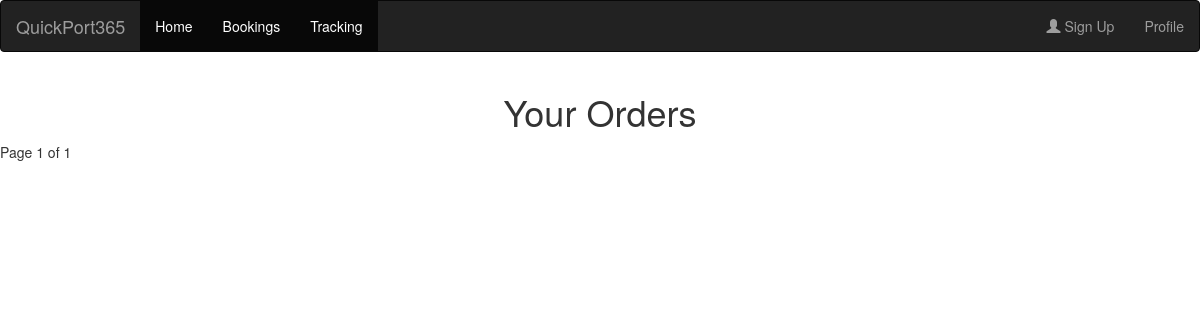
The app's page /book/?page=2 (signed in), older data.
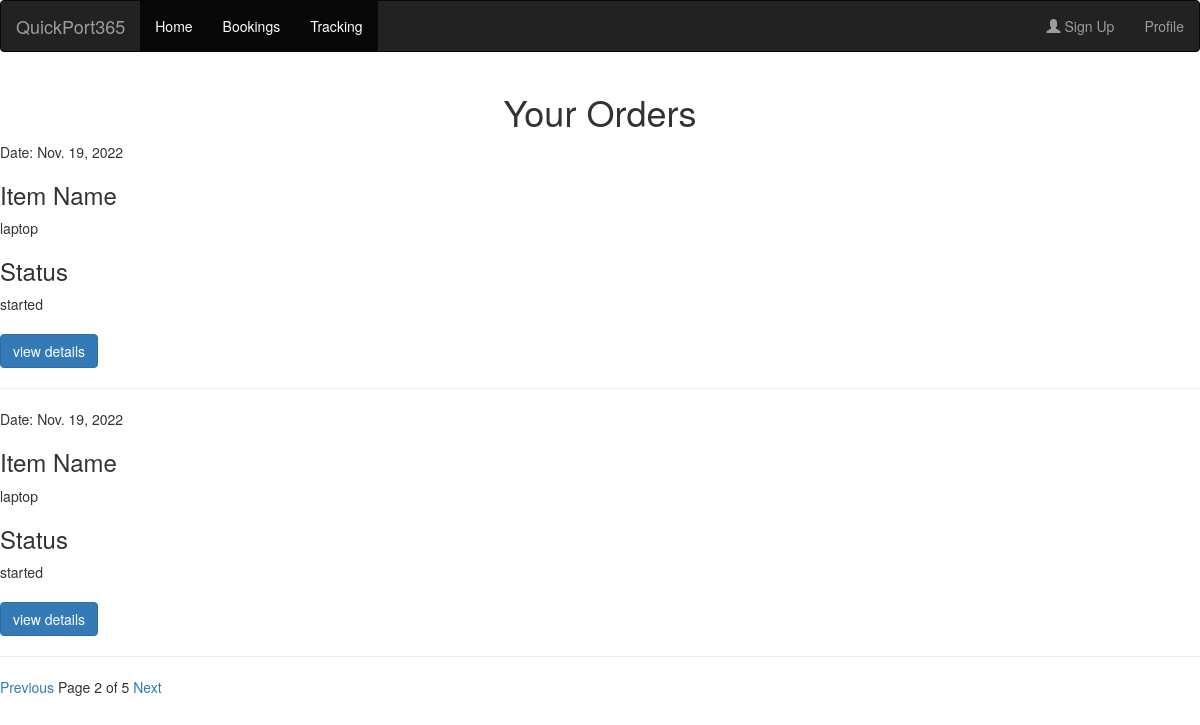
The same page, newer data.
### service/models.py (models this page shows)
class OrderDetails(models.Model):
    user = models.ForeignKey(User, on_delete=models.CASCADE, null=True, editable=False)
    origin = models.IntegerField()
    destination = models.IntegerField()
    Destination_country = models.CharField(max_length=100,null=True, editable=False)
    item_weight = models.IntegerField()
    item_name = models.CharField(max_length=200)
    services = models.CharField(max_length=200)
    date = models.DateField(null=True)
    from_whom = models.CharField(max_length=200, null=True)
    image = models.ImageField(null=True, editable=False)
    price = models.IntegerField(null=True)
    status = models.CharField(max_length=20, choices=shipment_details, null=True)

### service/views.py (the view)
# urls.py: path('book/', views.booking,name='book'),
def booking(request):
    fm = OrderDetails.objects.all().filter(user=request.user)
    paginator = Paginator(fm, 2, orphans=1)
    page_number = request.GET.get('page')
    order_page = paginator.get_page(page_number)
    return render(request, 'booking.html', {'order_page': order_page})

### templates/booking.html (shortened to what this page needs)
{% extends 'base.html' %}
{% block content %}
<center><h1>Your Orders</h1></center>
{% for i in order_page %}
Date: {{i.date}}<br>
    <h3>Item Name</h3> {{i.item_name}}<br>
    <h3>Status</h3> {{i.status}}<br><br>
<form action="/history" method="get">
    <input type="submit" value="view details"class="btn btn-primary"><br><hr>
</form>
{% endfor %}
     {% if order_page.has_previous %}
    <a href="?page={{order_page.previous_page_number}}">Previous</a>
   {% endif %}
    <span>Page {{ order_page.number }} of {{ order_page.paginator.num_pages }}</span>
   {% if order_page.has_next %}
    <a href="?page={{order_page.next_page_number}}">Next</a>
   {% endif %}
{% endblock %}

Row changes from the older to the newer data that the page shows:
added OrderDetails: date "Nov. 19, 2022", item_name "laptop", status "started"
added OrderDetails: date "Nov. 19, 2022", item_name "laptop", status "started"
Text that changed along with them:
{{ order_page.number }}: "1" → "2"
{{ order_page.paginator.num_pages }}: "1" → "5"
text now shown: "Previous Next"
